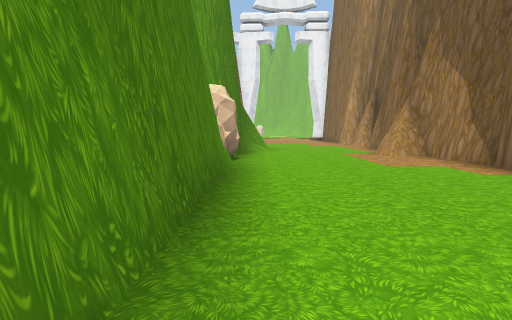
View 1 (above)

12 first-person views from a walk through a 3-D level made in the Unity game engine. The camera is 1.3 m above the floor, tilts 6° down and sees 85° across. The floor is counted in squares, 2 m on a side. Each view is taken from the middle of a square. On the plan, view 1 faces up. The plan holds only what a view shows up to about 9 squares ahead; the rest is blank. The place goes on beyond the plan. The player character is not drawn.

View 2
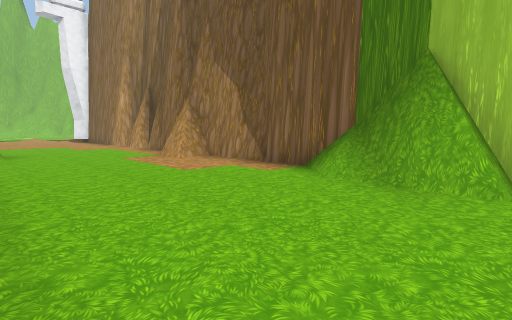

View 3
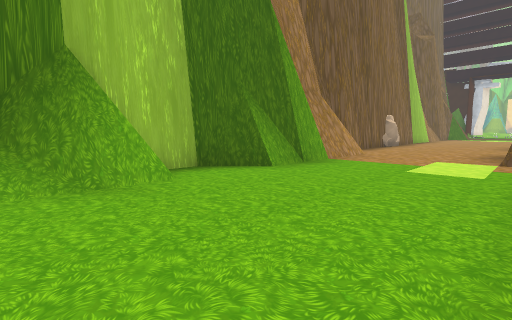

View 4
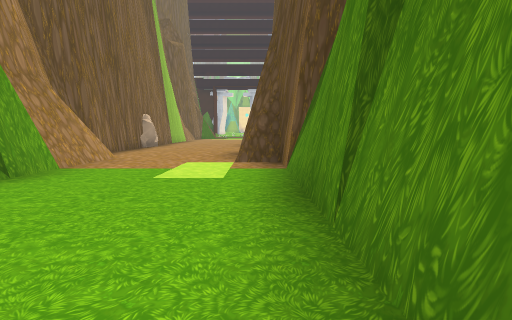

View 5
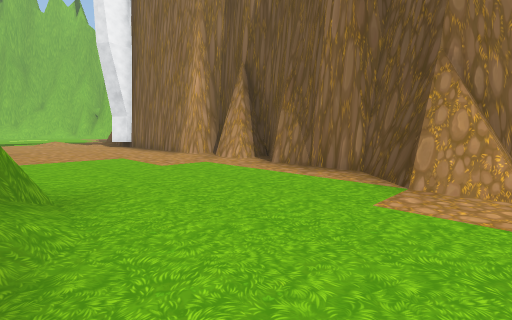

View 6
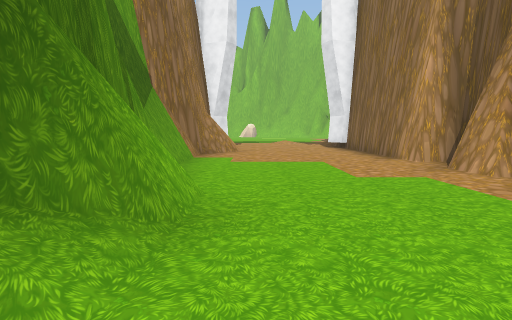

View 7
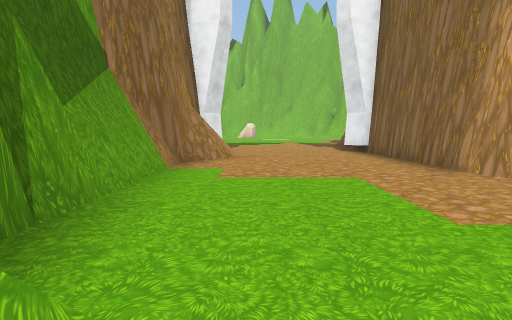

View 8
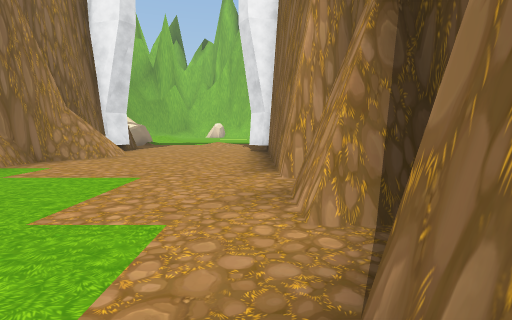

View 9
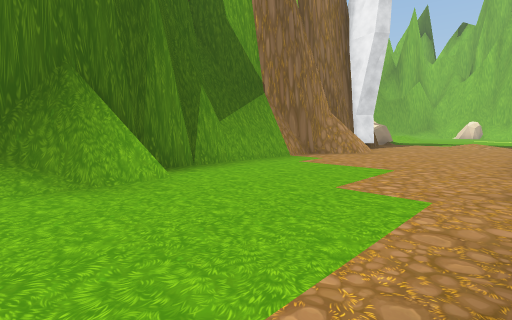

View 10
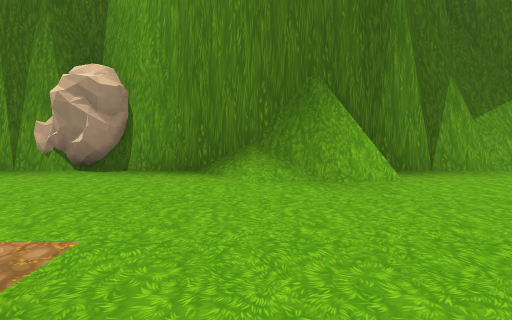

View 11
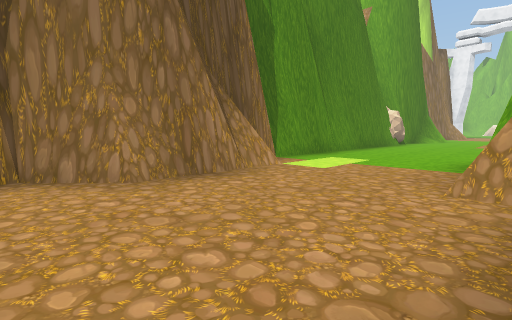

View 12
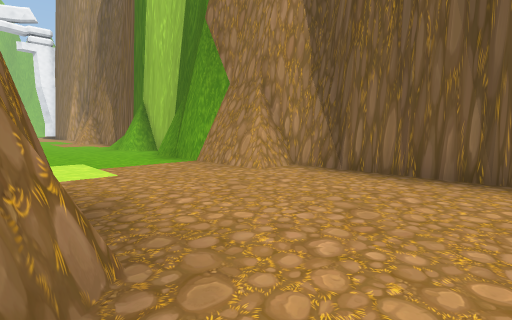

### Floor plan
Points are (right, up) in squares from view 1. A wall is a line through its corners. A room is listed if a view was taken in it or the views show most of it. See-through windows are left out.
Room 1 (views 1, 2, 3, 4, 5, 6, 7, 8, 9, 10, 11, 12)
walls: (3.6, 7.4) (3.6, 7.9); (-0.6, 5.5) (-0.6, -4.2); (4.5, 7.2) (3.7, 7.2); (4.5, 7.2) (4.4, 7.4) (3.7, 7.4) (3.7, 8.1) (4.5, 8.8) (4.5, 10.9) (5.4, 11.8); (-0.5, 9.5) (-0.6, 8.8); (4.5, 2.4) (4.5, 7.4); (0.4, 10.1) (-0.2, 9.3); (4, 2) (4.4, 2.6); (-0.6, 2.2) (-0.7, 1.8); (3.6, 1.5) (3.6, 2.2); (0.1, 10.6) (0.1, 10) (-0.6, 9) (-0.6, 6.5); (4.5, 1.3) (3.7, 1.3); (4.4, 1.2) (4.4, 1.5) (3.7, 1.5) (3.7, 2) (4.4, 3.1); (4.5, 0.5) (4.5, 1.5); (4.5, 12.1) (4.5, 12.9); (4.7, 12.1) (4.7, 12.9); (3.8, -0.9) (4.2, -0.4); (3.5, -1.9) (3.7, -1.4) (3.7, -0.6) (4.1, -0.3); (-0.6, -1.7) (-0.7, -2.1); (4.5, 13.9) (4.5, 19); (-0.8, -2) (-0.8, -2.9); (-0.6, -3.7) (-0.5, -4.2) (0.1, -4.2) (0.1, -4.8); (-0.6, 15.9) (-0.6, 10.9); (0.4, -4.2) (0.4, -6.6) (-0.6, -7.6); (-0.6, -4) (0.1, -4); (3.6, -4.3) (3.6, -0.8); (4.5, -4.5) (3.7, -4.5); (4.6, -4.8) (4.3, -4.3) (3.7, -4.3) (3.7, -2.8); (-0.1, 17.2) (-0.1, 16.8) (-0.5, 16.5) (-0.6, 15.8) (-0.8, 15.5) (-0.8, 12.8); (0.1, 17.5) (0.1, 16.8) (-0.3, 16.4); (0.3, -5.6) (0, -6.2); (0.1, -5.9) (0.1, -6.8); (4.3, 18.3) (3.8, 18.9); (-0.1, 19) (-0.6, 18.5) (-0.6, 17.9); (-0.4, -7.1) (-0.6, -7.7); (4.5, -7.6) (4.5, -4.3)
low walls: (3.5, 3.1) (4.2, 3.7); (3.6, 2.2) (3.8, 2.6); (0.4, 10.9) (0.4, 10.1); (-0.6, -3.9) (0.1, -3.9); (0.4, 17.5) (0.4, 16.8) (-0.6, 15.9)
objects: other object (-1, 6)

Positions as (right, up) in squares from view 1, and headings:
1: (0, 0), facing up
2: (0, 1), facing up-right
3: (0, 3), facing down-right
4: (0, 2), facing down
5: (0, 7), facing up-right
6: (1, 8), facing up
7: (1, 10), facing up
8: (4, 10), facing up
9: (4, 9), facing up-left
10: (4, 9), facing left
11: (4, -8), facing up-left
12: (0, -8), facing up-right
